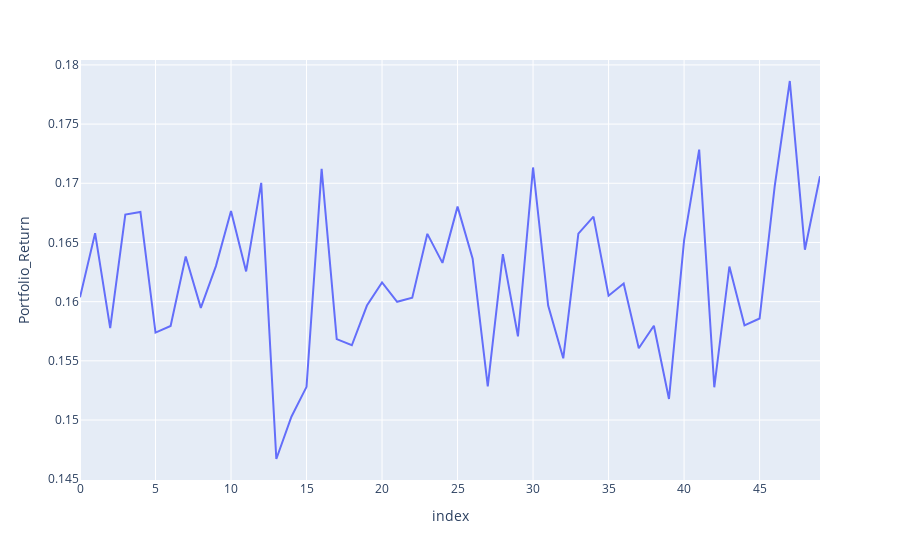

Notebook source saved alongside this figure:
### Code cell
# Plot interactive plot for volatility
fig = px.line(sim_out_df, y = 'Portfolio_Return')
fig.show()

### Figure 1 — Plotly figure (JSON) as saved in the notebook; plotly's stock layout.template omitted (floating-point values rounded to 4 significant figures)
{"data": [{"hovertemplate": "index=%{x}<br>Portfolio_Return=%{y}<extra></extra>", "legendgroup": "", "line": {"color": "#636efa", "dash": "solid"}, "marker": {"symbol": "circle"}, "mode": "lines", "name": "", "orientation": "v", "showlegend": false, "type": "scatter", "x": [0, 1, 2, 3, 4, 5, 6, 7, 8, 9, 10, 11, 12, 13, 14, 15, 16, 17, 18, 19, 20, 21, 22, 23, 24, 25, 26, 27, 28, 29, 30, 31, 32, 33, 34, 35, 36, 37, 38, 39, 40, 41, 42, 43, 44, 45, 46, 47, 48, 49], "xaxis": "x", "y": [0.1604, 0.1658, 0.1578, 0.1674, 0.1676, 0.1574, 0.1579, 0.1638, 0.1595, 0.163, 0.1677, 0.1626, 0.17, 0.1467, 0.1503, 0.1528, 0.1712, 0.1568, 0.1563, 0.1597, 0.1616, 0.16, 0.1603, 0.1657, 0.1633, 0.168, 0.1636, 0.1528, 0.164, 0.1571, 0.1713, 0.1597, 0.1552, 0.1657, 0.1672, 0.1605, 0.1615, 0.1561, 0.158, 0.1518, 0.1652, 0.1728, 0.1528, 0.163, 0.158, 0.1586, 0.1697, 0.1786, 0.1644, 0.1706], "yaxis": "y"}], "layout": {"legend": {"tracegroupgap": 0}, "margin": {"t": 60}, "xaxis": {"anchor": "y", "domain": [0, 1], "title": {"text": "index"}}, "yaxis": {"anchor": "x", "domain": [0, 1], "title": {"text": "Portfolio_Return"}}}}
